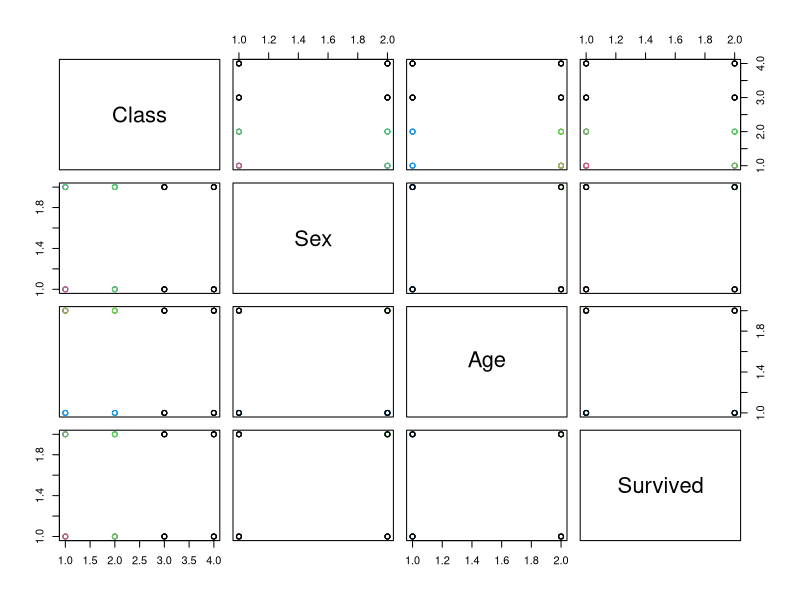

Write the R code that produced this figure.
library(tidyverse)

#Disciplina: Métodos Quantitativos 1

#Alunos: Amanda Raquel da Silva Lopes,
#        Gabriel Itiro Kioki Souza,
#        Vander Soares Teixeira

#A base de dados escolhida foi a Titanic. Essa base de dados é referente ao
#naufrágio e mostra os dados dos passageiros do navio. Como já havíamos explorado
#essa base de dados preferimos utilizá-la para obter talvez outros insights sobre
#esses dados. Os dados a seguir tratam sobre a sobrevivência, classe, Sexo, Idade 
#e frequência da situação de cada grupo de indivíduos a bordo. 

titanic <- as.data.frame(Titanic)
titanic$Class <- as.integer(titanic$Class)#Transformando string em inteiro
titanic$Sex <- as.integer(titanic$Sex)
titanic$Age <- as.integer(titanic$Age)
titanic$Survived <- as.integer(titanic$Survived)

View(titanic)

agrupamento_titanic<- kmeans(titanic[1:4],centers = 4) 
agrupamento_titanic

agrupamento_titanic_o<-kmeans(titanic[1:4], centers = 10, iter.max = 10, nstart = 1)
agrupamento_titanic_o


agrupamento_titanic_o$centers # são os pontos que se tornaram centroides
agrupamento_titanic_o$size # tamanho de cada grupo (numero de pontos)
agrupamento_titanic_o$cluster # vetor de cluster
agrupamento_titanic_o$membership # são os ítens que fazem parte da análise
agrupamento_titanic_o$iter # o número de iterações(repetições) realizadas.
agrupamento_titanic_o$withinerror # o valor da função objetivo - para especialistas.
agrupamento_titanic_o$call # a função preenchida
agrupamento_titanic_o$totss # A soma total dos quadrados.
agrupamento_titanic_o$tot.withinss # Soma dos quadrados total dentro do cluster, ou seja, soma (dentro).
agrupamento_titanic_o$betweenss # A soma dos quadrados entre clusters, ou seja, totss-tot.dentro
agrupamento_titanic_o$ifault # integer: indicador de um possível problema de algoritmo - para especialistas.

#criar tabela de decisão
table(titanic$Survived,agrupamento_titanic$cluster) 
#criar gráfico de dispersão
plot(titanic[1:4],col = agrupamento_titanic$cluster) 
#consolida tabela
tabela_titanic<- cbind(titanic, agrupamento_titanic$cluster)
View(tabela_titanic)
